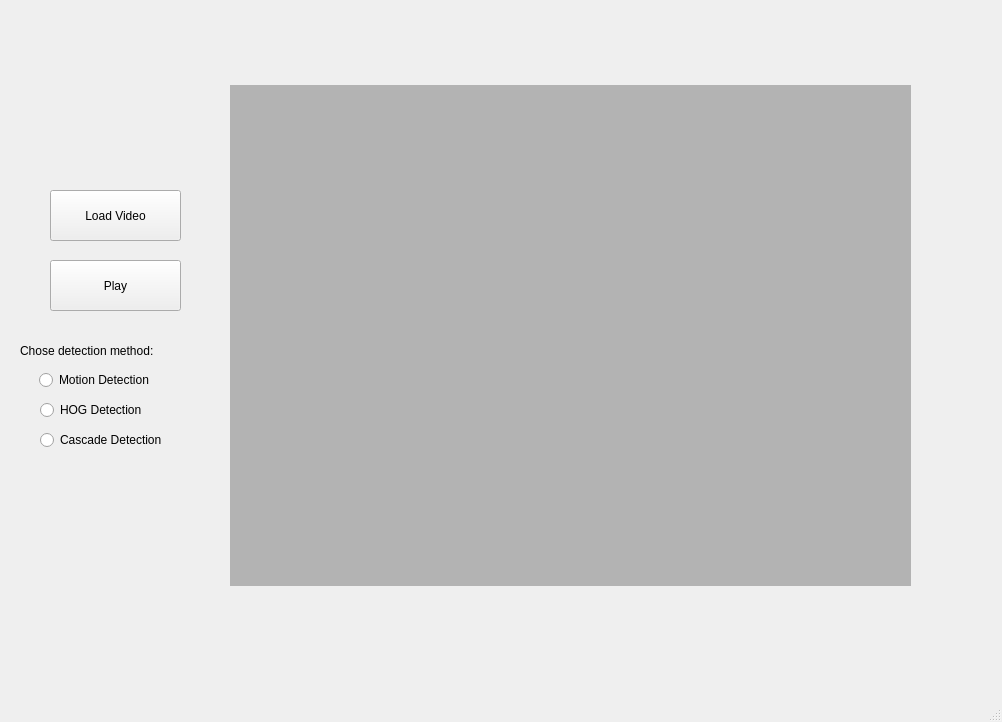
<?xml version="1.0" encoding="UTF-8"?>
<ui version="4.0">
 <class>MainWindow</class>
 <widget class="QMainWindow" name="MainWindow">
  <property name="geometry">
   <rect>
    <x>0</x>
    <y>0</y>
    <width>1002</width>
    <height>722</height>
   </rect>
  </property>
  <property name="windowTitle">
   <string>MainWindow</string>
  </property>
  <widget class="QWidget" name="centralwidget">
   <widget class="QLabel" name="videoWindow">
    <property name="geometry">
     <rect>
      <x>230</x>
      <y>85</y>
      <width>681</width>
      <height>501</height>
     </rect>
    </property>
    <property name="styleSheet">
     <string notr="true">background-color: rgb(179, 179, 179);</string>
    </property>
    <property name="text">
     <string/>
    </property>
   </widget>
   <widget class="QPushButton" name="loadButton">
    <property name="geometry">
     <rect>
      <x>50</x>
      <y>190</y>
      <width>131</width>
      <height>51</height>
     </rect>
    </property>
    <property name="text">
     <string>Load Video</string>
    </property>
   </widget>
   <widget class="QPushButton" name="playButton">
    <property name="geometry">
     <rect>
      <x>50</x>
      <y>260</y>
      <width>131</width>
      <height>51</height>
     </rect>
    </property>
    <property name="text">
     <string>Play</string>
    </property>
   </widget>
   <widget class="QLabel" name="label">
    <property name="geometry">
     <rect>
      <x>20</x>
      <y>340</y>
      <width>191</width>
      <height>21</height>
     </rect>
    </property>
    <property name="styleSheet">
     <string notr="true">font: 16pt &quot;.SF NS Text&quot;;</string>
    </property>
    <property name="text">
     <string>Chose detection method:</string>
    </property>
   </widget>
   <widget class="QRadioButton" name="radioButton_motion">
    <property name="geometry">
     <rect>
      <x>39</x>
      <y>370</y>
      <width>161</width>
      <height>20</height>
     </rect>
    </property>
    <property name="text">
     <string>Motion Detection</string>
    </property>
   </widget>
   <widget class="QRadioButton" name="radioButton_hog">
    <property name="geometry">
     <rect>
      <x>40</x>
      <y>400</y>
      <width>161</width>
      <height>20</height>
     </rect>
    </property>
    <property name="text">
     <string>HOG Detection</string>
    </property>
   </widget>
   <widget class="QRadioButton" name="radioButton_cascade">
    <property name="geometry">
     <rect>
      <x>40</x>
      <y>430</y>
      <width>161</width>
      <height>20</height>
     </rect>
    </property>
    <property name="text">
     <string>Cascade Detection</string>
    </property>
   </widget>
  </widget>
  <widget class="QMenuBar" name="menubar">
   <property name="geometry">
    <rect>
     <x>0</x>
     <y>0</y>
     <width>1002</width>
     <height>22</height>
    </rect>
   </property>
  </widget>
  <widget class="QStatusBar" name="statusbar"/>
 </widget>
 <resources/>
 <connections/>
</ui>
